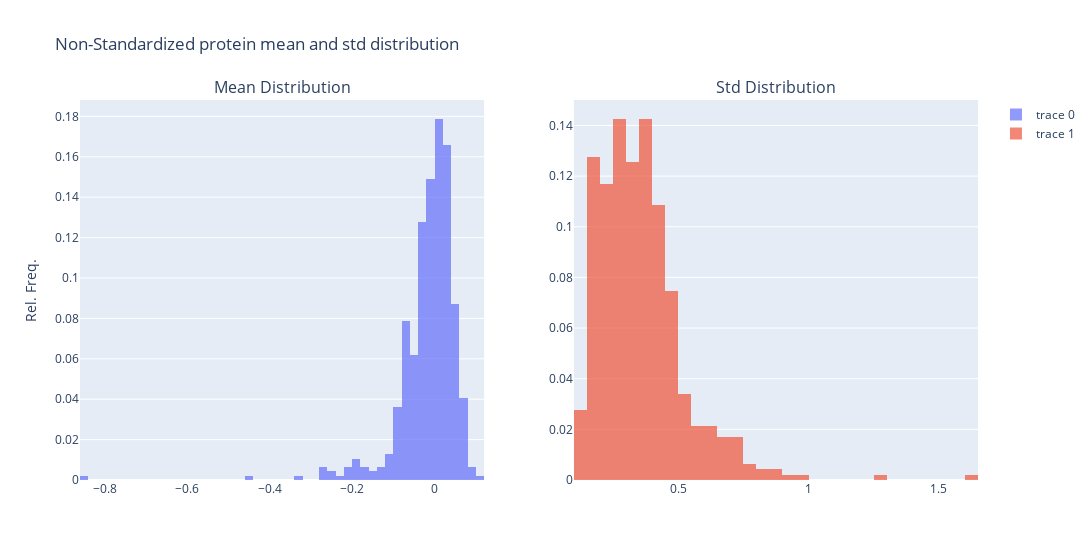

Notebook code for this chart:
### Code cell
fig = make_subplots(1, 2, subplot_titles=('Mean Distribution', 'Std Distribution'))

fig.add_trace(
    go.Histogram(x=XqFI.mean(), histnorm='probability', opacity=0.7), row=1, col=1,
)

fig.add_trace(
    go.Histogram(x=XqFI.std(), histnorm='probability', opacity=0.7), row=1, col=2
)

fig.update_layout(
    title=f'Non-Standardized protein mean and std distribution',
    width=1200,
    #xaxis_title='Mean',
    yaxis_title='Rel. Freq.'
)

### Figure 1 — Plotly figure (JSON) as saved in the notebook; plotly's stock layout.template omitted (floating-point values rounded to 4 significant figures; data arrays with more than 128 entries replaced by an {"elided": "..."} marker saying what was removed)
{"data": [{"histnorm": "probability", "opacity": 0.7, "type": "histogram", "x": {"elided": "470 float values"}, "xaxis": "x", "yaxis": "y"}, {"histnorm": "probability", "opacity": 0.7, "type": "histogram", "x": {"elided": "470 float values"}, "xaxis": "x2", "yaxis": "y2"}], "layout": {"annotations": [{"font": {"size": 16}, "showarrow": false, "text": "Mean Distribution", "x": 0.225, "xanchor": "center", "xref": "paper", "y": 1, "yanchor": "bottom", "yref": "paper"}, {"font": {"size": 16}, "showarrow": false, "text": "Std Distribution", "x": 0.775, "xanchor": "center", "xref": "paper", "y": 1, "yanchor": "bottom", "yref": "paper"}], "title": {"text": "Non-Standardized protein mean and std distribution"}, "width": 1200, "xaxis": {"anchor": "y", "domain": [0, 0.45]}, "xaxis2": {"anchor": "y2", "domain": [0.55, 1]}, "yaxis": {"anchor": "x", "domain": [0, 1], "title": {"text": "Rel. Freq."}}, "yaxis2": {"anchor": "x2", "domain": [0, 1]}}}
